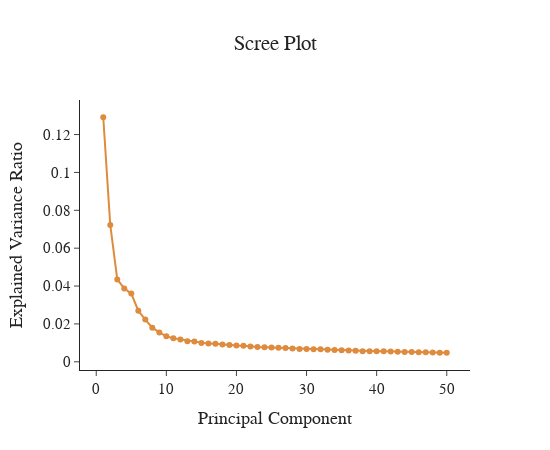
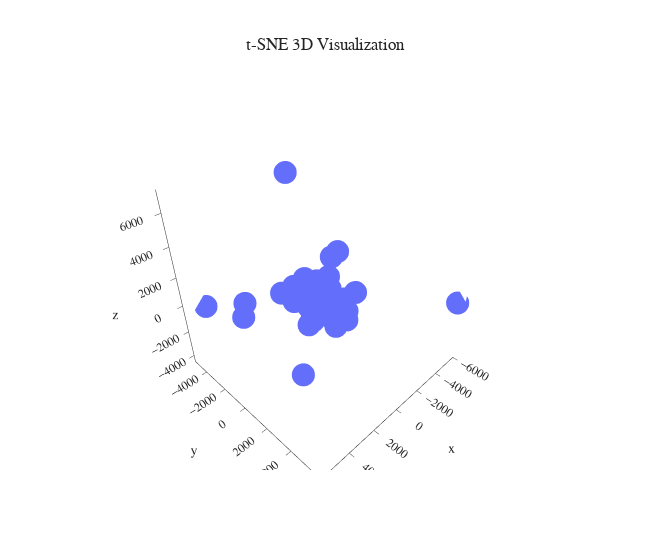
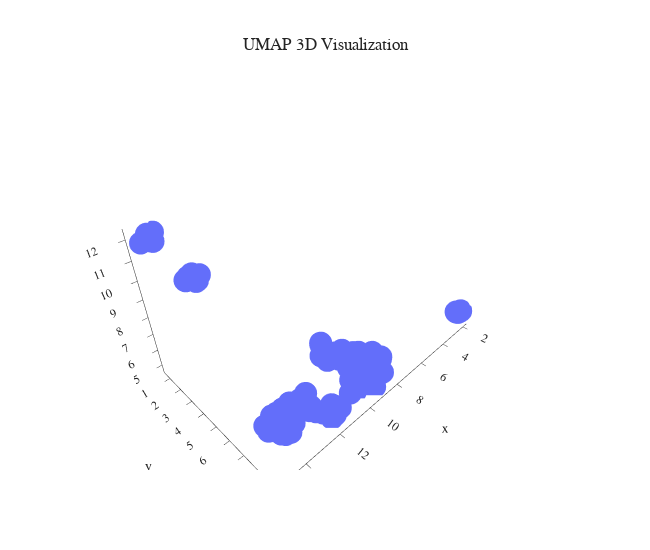
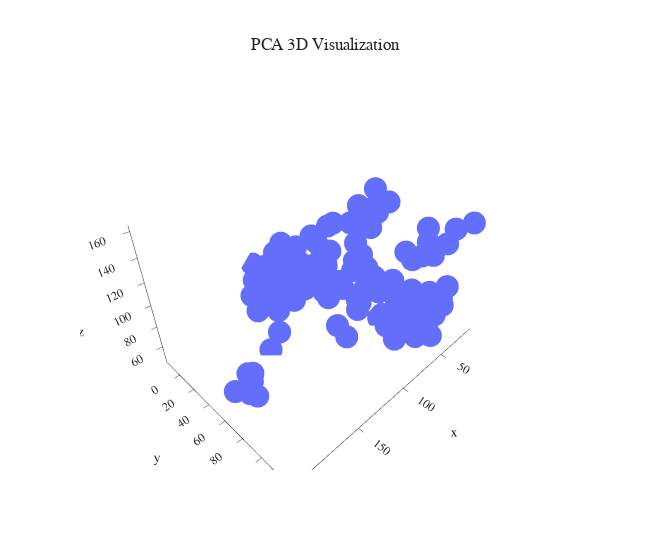

Notebook code cell kept with these figures, in order:
### Markdown cell above
### ***Run Pipeline for GMM***

### Code cell
# Define parameter spaces
tsne_params = {
    'n_components': [2, 3],
    'perplexities': range(5,50,5), 
    'learning_rates': [10, 200, 1000],
    'iterations': [250]
}

pca_params = {
    'n_components': [50]
}

umap_params = {
    'n_neighbors': range(5, 20, 5), #range(5, 40, 5)
    'min_dist': [0.1, 0.3, 0.5],
    'n_components': [2, 3] 
}

gmm_params = {
    'n_components': list(range(2, 15)),  # Adjust the range based on your problem
    'covariance_type': ['full', 'tied', 'diag', 'spherical']
}

pipeline_gmm = SingleCellPipeline(sc_data, tsne_params, pca_params, umap_params, clustering_method='GMM', clustering_params=gmm_params)
pipeline_gmm.grid_search()
best_params = pipeline_gmm.find_best_parameters(pca_params=pca_params)

# Perform GMM clustering
best_gmm_models = pipeline_gmm.clustering(best_params=best_params, clustering_method='GMM', clustering_params=gmm_params)

# Visualizations of best parameters before clustering
pipeline_gmm.visualize_embeddings(best_params=best_params)

# Visualizations after clustering for the best models with data points coloured by cluster
pipeline_gmm.visualize_embeddings(best_params=best_params, best_models=best_gmm_models)

# Plot posterior probabilities
pipeline_gmm.plot_posterior_distributions(best_gmm_models)

### Figure 1 — Plotly figure (JSON) as saved in the notebook; plotly's stock layout.template omitted (floating-point values rounded to 4 significant figures)
{"data": [{"line": {"width": 2}, "marker": {"color": "#de8b3e"}, "mode": "lines+markers", "type": "scatter", "x": [1, 2, 3, 4, 5, 6, 7, 8, 9, 10, 11, 12, 13, 14, 15, 16, 17, 18, 19, 20, 21, 22, 23, 24, 25, 26, 27, 28, 29, 30, 31, 32, 33, 34, 35, 36, 37, 38, 39, 40, 41, 42, 43, 44, 45, 46, 47, 48, 49, 50], "y": [0.1291, 0.07227, 0.04351, 0.03876, 0.03603, 0.02697, 0.02229, 0.01803, 0.01552, 0.01349, 0.01239, 0.01183, 0.0109, 0.01069, 0.009938, 0.009601, 0.009549, 0.009103, 0.008889, 0.008597, 0.008465, 0.008062, 0.00782, 0.007737, 0.007587, 0.007426, 0.007322, 0.007047, 0.006817, 0.006717, 0.00662, 0.006565, 0.006322, 0.006192, 0.006076, 0.006017, 0.005895, 0.005626, 0.005587, 0.005546, 0.005523, 0.005405, 0.005291, 0.005223, 0.005152, 0.005078, 0.004976, 0.004869, 0.004818, 0.004778]}], "layout": {"font": {"family": "Arial", "size": 15}, "height": 450, "title": {"text": "Scree Plot", "x": 0.5}, "width": 550, "xaxis": {"title": {"text": "Principal Component"}}, "yaxis": {"title": {"text": "Explained Variance Ratio"}}}}

### Figure 2 — Plotly figure (JSON) as saved in the notebook; plotly's stock layout.template omitted (floating-point values rounded to 4 significant figures; data arrays with more than 128 entries replaced by an {"elided": "..."} marker saying what was removed)
{"data": [{"hovertemplate": "x=%{x}<br>y=%{y}<br>z=%{z}<extra></extra>", "legendgroup": "", "marker": {"color": "#636efa", "symbol": "circle"}, "mode": "markers", "name": "", "scene": "scene", "showlegend": false, "type": "scatter3d", "x": {"elided": "137 float values"}, "y": {"elided": "137 float values"}, "z": {"elided": "137 float values"}}], "layout": {"font": {"family": "Arial"}, "height": 550, "legend": {"tracegroupgap": 0}, "scene": {"domain": {"x": [0, 1], "y": [0, 1]}, "xaxis": {"title": {"text": "x"}}, "yaxis": {"title": {"text": "y"}}, "zaxis": {"title": {"text": "z"}}}, "showlegend": true, "title": {"text": "t-SNE 3D Visualization", "x": 0.5}, "width": 650}}

### Figure 3 — Plotly figure (JSON) as saved in the notebook; plotly's stock layout.template omitted (floating-point values rounded to 4 significant figures; data arrays with more than 128 entries replaced by an {"elided": "..."} marker saying what was removed)
{"data": [{"hovertemplate": "x=%{x}<br>y=%{y}<br>z=%{z}<extra></extra>", "legendgroup": "", "marker": {"color": "#636efa", "symbol": "circle"}, "mode": "markers", "name": "", "scene": "scene", "showlegend": false, "type": "scatter3d", "x": {"elided": "137 float values"}, "y": {"elided": "137 float values"}, "z": {"elided": "137 float values"}}], "layout": {"font": {"family": "Arial"}, "height": 550, "legend": {"tracegroupgap": 0}, "scene": {"domain": {"x": [0, 1], "y": [0, 1]}, "xaxis": {"title": {"text": "x"}}, "yaxis": {"title": {"text": "y"}}, "zaxis": {"title": {"text": "z"}}}, "showlegend": true, "title": {"text": "UMAP 3D Visualization", "x": 0.5}, "width": 650}}

### Figure 4 — Plotly figure (JSON) as saved in the notebook; plotly's stock layout.template omitted (floating-point values rounded to 4 significant figures; data arrays with more than 128 entries replaced by an {"elided": "..."} marker saying what was removed)
{"data": [{"hovertemplate": "x=%{x}<br>y=%{y}<br>z=%{z}<extra></extra>", "legendgroup": "", "marker": {"color": "#636efa", "symbol": "circle"}, "mode": "markers", "name": "", "scene": "scene", "showlegend": false, "type": "scatter3d", "x": {"elided": "137 float values"}, "y": {"elided": "137 float values"}, "z": {"elided": "137 float values"}}], "layout": {"font": {"family": "Arial"}, "height": 550, "legend": {"tracegroupgap": 0}, "scene": {"domain": {"x": [0, 1], "y": [0, 1]}, "xaxis": {"title": {"text": "x"}}, "yaxis": {"title": {"text": "y"}}, "zaxis": {"title": {"text": "z"}}}, "showlegend": true, "title": {"text": "PCA 3D Visualization", "x": 0.5}, "width": 650}}
